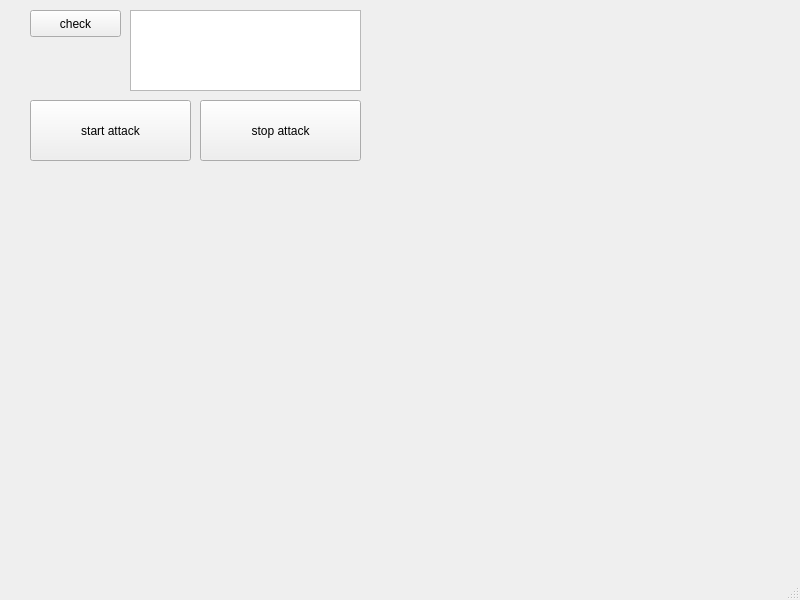
<?xml version="1.0" encoding="UTF-8"?>
<ui version="4.0">
 <class>MainWindow</class>
 <widget class="QMainWindow" name="MainWindow">
  <property name="geometry">
   <rect>
    <x>0</x>
    <y>0</y>
    <width>800</width>
    <height>600</height>
   </rect>
  </property>
  <property name="windowTitle">
   <string>MainWindow</string>
  </property>
  <widget class="QWidget" name="centralwidget">
   <widget class="QPushButton" name="check_btn">
    <property name="geometry">
     <rect>
      <x>30</x>
      <y>10</y>
      <width>91</width>
      <height>27</height>
     </rect>
    </property>
    <property name="text">
     <string>check</string>
    </property>
   </widget>
   <widget class="QTextBrowser" name="interface_browser">
    <property name="geometry">
     <rect>
      <x>130</x>
      <y>10</y>
      <width>231</width>
      <height>81</height>
     </rect>
    </property>
   </widget>
   <widget class="QPushButton" name="attack_btn">
    <property name="geometry">
     <rect>
      <x>30</x>
      <y>100</y>
      <width>161</width>
      <height>61</height>
     </rect>
    </property>
    <property name="text">
     <string>start attack</string>
    </property>
   </widget>
   <widget class="QPushButton" name="stop_btn">
    <property name="geometry">
     <rect>
      <x>200</x>
      <y>100</y>
      <width>161</width>
      <height>61</height>
     </rect>
    </property>
    <property name="text">
     <string>stop attack</string>
    </property>
   </widget>
  </widget>
  <widget class="QMenuBar" name="menubar">
   <property name="geometry">
    <rect>
     <x>0</x>
     <y>0</y>
     <width>800</width>
     <height>24</height>
    </rect>
   </property>
  </widget>
  <widget class="QStatusBar" name="statusbar"/>
 </widget>
 <resources/>
 <connections/>
</ui>
